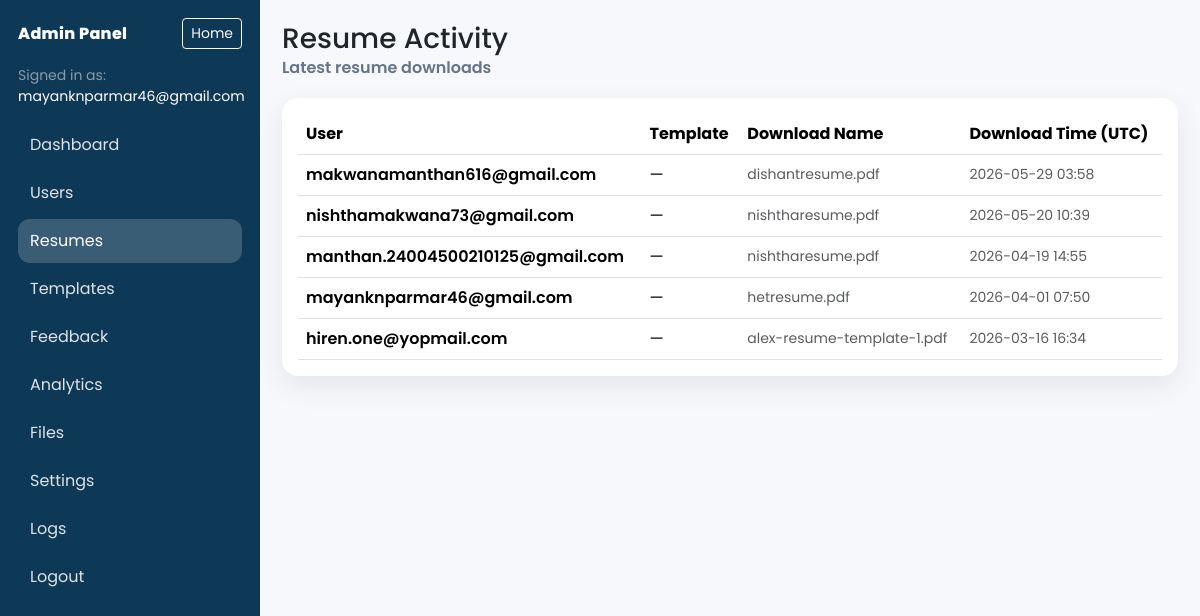
The page /admin/resumes (signed in) on the database its author committed.
### app.py (models this page shows)
class User(db.Model):
    id = db.Column(db.Integer, primary_key=True)
    email = db.Column(db.String(100), unique=True, nullable=False)
    password = db.Column(db.String(200))  # nullable for Google users
    is_verified = db.Column(db.Boolean, default=False)
    verification_code = db.Column(db.String(6))
    created_at = db.Column(db.DateTime, default=datetime.utcnow, nullable=False)
    is_banned = db.Column(db.Boolean, default=False, nullable=False)
    banned_at = db.Column(db.DateTime)
    ban_reason = db.Column(db.String(255))
    profile_name = db.Column(db.String(200))
    profile_summary = db.Column(db.Text)
    profile_photo = db.Column(db.String(255))
    saved_resume_data = db.Column(db.Text)
    saved_resume_updated_at = db.Column(db.DateTime)
    has_downloaded_resume = db.Column(db.Boolean, default=False)
    last_resume_downloaded_at = db.Column(db.DateTime)
    last_resume_download_name = db.Column(db.String(255))

### app.py (the view)
@app.route('/admin/resumes')
@admin_required
def admin_resumes():
    users = User.query.filter(User.last_resume_downloaded_at.isnot(None)).order_by(User.last_resume_downloaded_at.desc()).all()
    rows = []
    for u in users:
        template_used = ''
        name = (u.last_resume_download_name or '').lower()
        match = re.search(r'template-(\\d+)', name)
        if match:
            template_used = match.group(1)
        rows.append(
            {
                'id': u.id,
                'email': u.email,
                'template': template_used,
                'download_name': u.last_resume_download_name,
                'downloaded_at': u.last_resume_downloaded_at,
            }
        )
    return render_template('admin/resumes.html', rows=rows, admin=session.get('admin'))

### app.py (called while the page is built, shortened)
def admin_required(view_func):
    @wraps(view_func)
    def wrapper(*args, **kwargs):
        admin_session = session.get('admin') or {}
        admin_email = (admin_session.get('email') or '').strip().lower()
        if not admin_email:
            return redirect(url_for('admin_login', next=request.path))
        admin = Admin.query.filter(func.lower(Admin.email) == admin_email).first()
        if not admin or not admin.is_active:
            session.pop('admin', None)
            return redirect(url_for('admin_login', next=request.path))
        return view_func(*args, **kwargs)
    return wrapper

def get_setting_value(key, default=''):
    key_value = (key or '').strip()
    if not key_value:
        return default
    entry = AdminSetting.query.filter(AdminSetting.key == key_value).first()
    return entry.value if entry else default

def apply_runtime_env_overrides():
    mapping = {
        'AI_PROVIDER': 'ai_provider',
        'OPENAI_API_KEY': 'openai_api_key',
        'OPENAI_MODEL': 'openai_model',
        'GOOGLE_API_KEY': 'google_api_key',
        'GOOGLE_MODEL': 'google_model',
        'GROQ_API_KEY': 'groq_api_key',
        'GROQ_MODEL': 'groq_model',
    }
    for env_key, setting_key in mapping.items():
        value = (get_setting_value(setting_key, '') or '').strip()
        if value:
            os.environ[env_key] = value

@app.before_request
def _maintenance_mode_guard():
    if request.path.startswith('/static/') or request.path.startswith('/uploaded-photos/'):
        return None
    try:
        apply_runtime_env_overrides()
    except Exception:
        pass
    if request.path.startswith('/admin'):
        return None

### templates/admin/resumes.html (shortened to what this page needs)
{% extends "admin/_layout.html" %}
{% block page_title %}Resume Activity{% endblock %}
{% block page_subtitle %}Latest resume downloads{% endblock %}
{% block content %}
  <div class="card admin-card p-3">
    <div class="table-responsive">
      <table class="table align-middle mb-0">
        <thead>
          <tr>
            <th>User</th>
            <th>Template</th>
            <th>Download Name</th>
            <th>Download Time (UTC)</th>
          </tr>
        </thead>
        <tbody>
          {% for row in rows %}
          <tr>
            <td class="fw-semibold">{{ row.email }}</td>
            <td>{{ row.template or '—' }}</td>
            <td class="text-muted small">{{ row.download_name or '—' }}</td>
            <td class="text-muted small">
              {% if row.downloaded_at %}
                {{ row.downloaded_at.strftime('%Y-%m-%d %H:%M') }}
              {% else %}
                —
              {% endif %}
            </td>
          </tr>
          {% endfor %}
        </tbody>
      </table>
    </div>
  </div>
{% endblock %}

### static/css/style.css (style rules this page uses)
html, body { height: 100%; font-family: "Poppins", sans-serif; margin: 0; padding: 0; }

### templates/admin/_layout.html (style rules this page uses)
body { font-family: "Poppins", "Segoe UI", sans-serif; }
.admin-card { border: 0; border-radius: 16px; box-shadow: 0 10px 30px rgba(2, 6, 23, 0.08); }

### rows shown on the page
User: email "makwanamanthan616@gmail.com", template "—", last_resume_download_name "dishantresume.pdf", downloaded_at "2026-05-29 03:58"
User: email "nishthamakwana73@gmail.com", template "—", last_resume_download_name "nishtharesume.pdf", downloaded_at "2026-05-20 10:39"
User: email "manthan.24004500210125@gmail.com", template "—", last_resume_download_name "nishtharesume.pdf", downloaded_at "2026-04-19 14:55"
User: email "mayanknparmar46@gmail.com", template "—", last_resume_download_name "hetresume.pdf", downloaded_at "2026-04-01 07:50"
User: email "hiren.one@yopmail.com", template "—", last_resume_download_name "alex-resume-template-1.pdf", downloaded_at "2026-03-16 16:34"

### other values the page prints
{{ (admin.email if admin else '') }} "mayanknparmar46@gmail.com"
